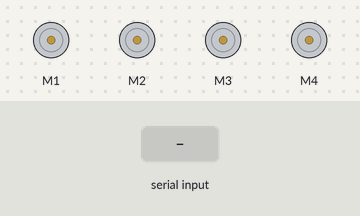
A sketch run on a simulated Arduino Uno, built with avr-gcc and run on an emulated ATmega328P. Shown: 4 × DC motor (green arrow = forward, orange = backward, longer = faster). Inputs (shaded band) come from the test bench.

Above: at 1.2 s.
1.3 s: "F" received over Serial
At 2.0 s:
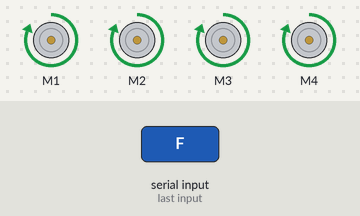
2.8 s: "B" received over Serial
At 3.1 s:
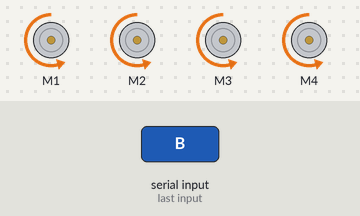
4.3 s: "L" received over Serial
At 5.5 s:
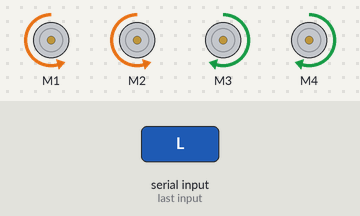
5.8 s: "R" received over Serial
At 6.6 s:
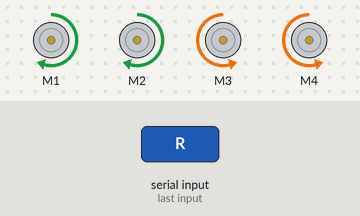
7.3 s: "G" received over Serial
At 7.7 s:
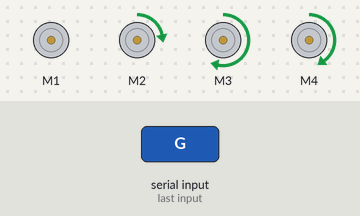
8.8 s: "I" received over Serial
At 10.1 s:
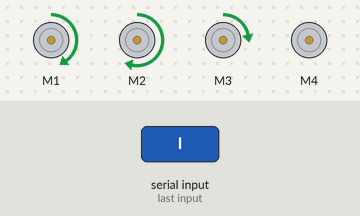
Timing chart, 0 to 11.3 s (numbered marks = the images above; inputs shaded):
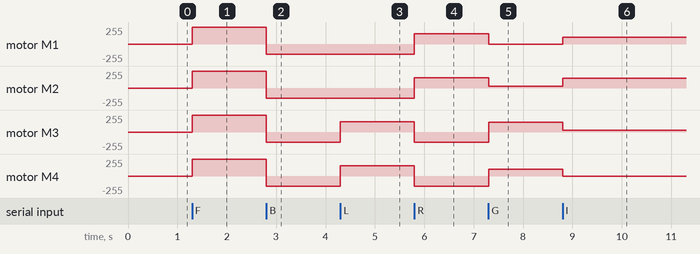

Measured:
- after the input at 1.3 s, motor M1–4: stopped → forward 255/255 at once
- after the input at 2.8 s, motor M1–4: forward 255/255 → backward 155/255 at once
- after the input at 4.3 s, motor M3, motor M4: backward 155/255 → forward 155/255 at once
- after the input at 5.8 s, motor M1, motor M2: backward 155/255 → forward 155/255 at once; motor M3, motor M4: forward 155/255 → backward 155/255 at once
- after the input at 7.3 s, motor M1: forward 155/255 → stopped at once; motor M2: forward 155/255 → forward 30/255 at once; motor M3: backward 155/255 → forward 150/255 at once; motor M4: backward 155/255 → forward 100/255 at once
- after the input at 8.8 s, motor M1: stopped → forward 100/255 at once; motor M2: forward 30/255 → forward 150/255 at once; motor M3: forward 150/255 → forward 30/255 at once; motor M4: forward 100/255 → stopped at once

The sketch:

rc_moto.ino
```cpp
#include <AFMotor.h>
AF_DCMotor m1(1); // front left motor
AF_DCMotor m2(2); //back left motor
AF_DCMotor m3(3); //back right motor
AF_DCMotor m4(4); //front right motor
char bt;
void setup()
{

  Serial.begin(9600);
}

void loop() {
   if (Serial.available())
   {

    bt = Serial.read();

  }
  switch (bt)
  {
    case 'F':
         m1.setSpeed(255); //forward
  m1.run(FORWARD);
  m2.setSpeed(255);
  m2.run(FORWARD);
  m3.setSpeed(255);
 m3.run(FORWARD);
 m4.setSpeed(255);
 m4.run(FORWARD);
      break;

    case 'B':
      m1.setSpeed(155); //backward
  m1.run(BACKWARD);
  m2.setSpeed(155);
  m2.run(BACKWARD);
  m3.setSpeed(155);
  m3.run(BACKWARD);
  m4.setSpeed(155);
  m4.run(BACKWARD);
      break;

    case 'L':
       m1.setSpeed(155); //sharp left
  m1.run(BACKWARD);
  m2.setSpeed(155);
  m2.run(BACKWARD);
m3.setSpeed(155);
  m3.run(FORWARD);
  m4.setSpeed(155);
  m4.run(FORWARD);
      break;

    case 'R':
      m3.setSpeed(155); //sharp right
  m3.run(BACKWARD);
  m4.setSpeed(155);
  m4.run(BACKWARD);
m1.setSpeed(155);
  m1.run(FORWARD);
  m2.setSpeed(155);
  m2.run(FORWARD);
      break;

    case 'G':
       m1.setSpeed(0); //forward left turn
  m1.run(RELEASE);
  m2.setSpeed(30);
  m2.run(FORWARD);
m3.setSpeed(150);
  m3.run(FORWARD);
  m4.setSpeed(100);
  m4.run(FORWARD);
      break;

    case 'I':
      m1.setSpeed(100); //forward right turn
  m1.run(FORWARD);
  m2.setSpeed(150);
  m2.run(FORWARD);
m3.setSpeed(30);
  m3.run(FORWARD);
  m4.setSpeed(0);
  m4.run(RELEASE);
      break;

    case 'H':
         m1.setSpeed(30); //backward left turn
 m1.run(BACKWARD);
  m2.setSpeed(0);
  m2.run(RELEASE);
m3.setSpeed(100);
  m3.run(BACKWARD);
  m4.setSpeed(150);
  m4.run(BACKWARD);
      break;

    case 'J':
      m1.setSpeed(150); //backward right turn
  m1.run(BACKWARD);
  m2.setSpeed(100);
  m2.run(BACKWARD);
m3.setSpeed(0);
  m3.run(RELEASE);
  m4.setSpeed(30);
  m4.run(BACKWARD);

      break;

    case 'S':
         m1.setSpeed(0); //stop
   m1.run(RELEASE);
  m2.setSpeed(0);
  m2.run(RELEASE);
m3.setSpeed(0);
 m3.run(RELEASE);
  m4.setSpeed(0);
  m4.run(RELEASE);
      break;

    default:
         m1.setSpeed(0); //default stop
   m1.run(RELEASE);
  m2.setSpeed(0);
  m2.run(RELEASE);
m3.setSpeed(0);
 m3.run(RELEASE);
  m4.setSpeed(0);
  m4.run(RELEASE);
  }
}
```
